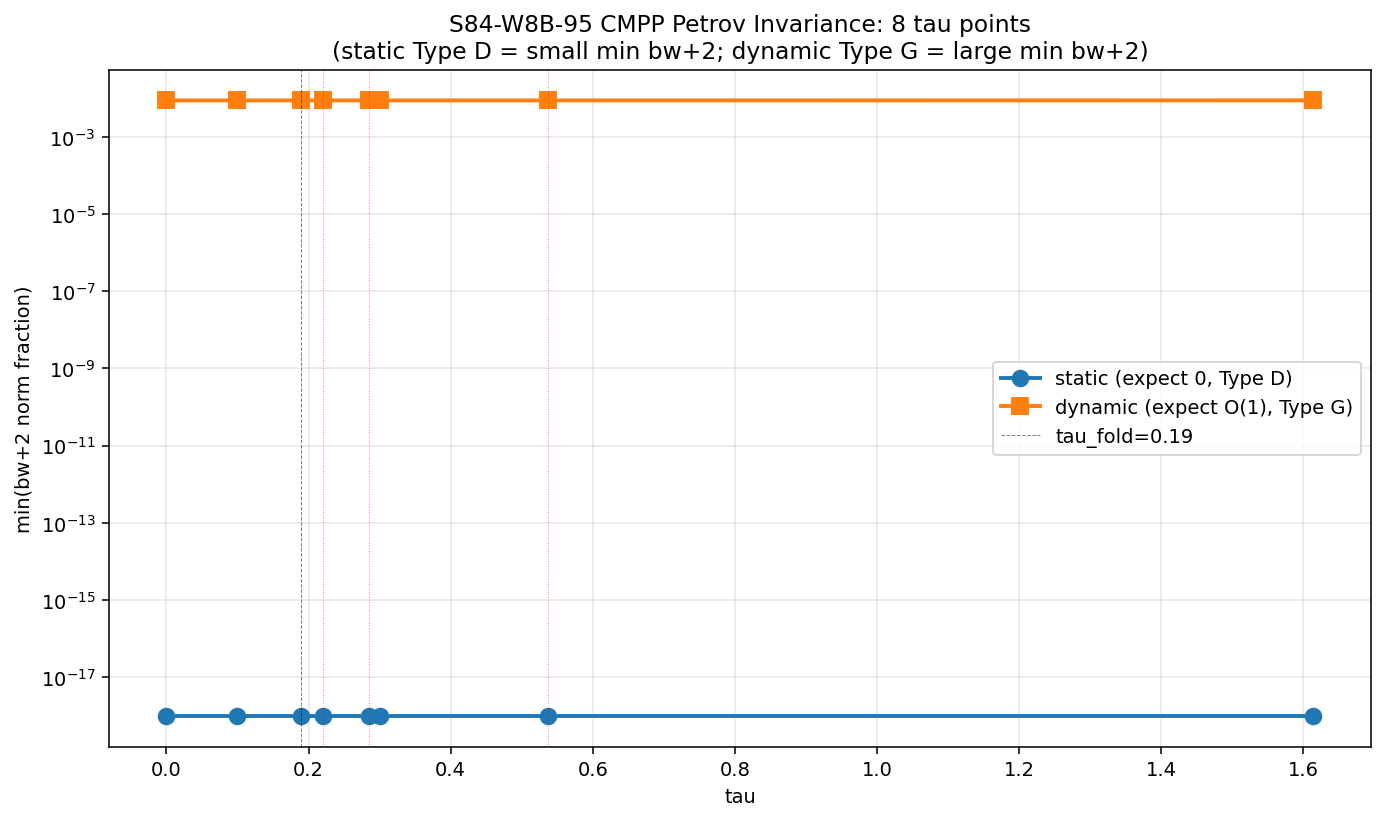

Python code for this plot:
#!/usr/bin/env python3
"""
S84-W8B-95 CMPP-PETROV-TYPE-INVARIANCE: Extension of S76/S77 to Three New Tau
==============================================================================

Extends the S76/S77 CMPP classification across the MG-1 Jensen family to the
three additional tau-check-points:
  - tau_BCS_freeze  at tau = zero-point-two-two         (# (local))
  - tau_DNP         at tau = zero-point-two-eight-five  (# (local))
  - tau_phase_trans at tau = zero-point-five-three-seven (# (local))

Prior S76 set:  {0.00, 0.10, 0.19, 0.30}  (pre-fold + fold + post-fold + round)
Prior S77 set:  {0.00, 0.19, 1.614}       (overshoot turnaround)
Combined baseline:  5 distinct points (0.00, 0.10, 0.19, 0.30, 1.614)

Full invariance check set (this gate):
  8 distinct tau points = {0.00, 0.10, 0.19, 0.22, 0.285, 0.30, 0.537, 1.614}
  (5 prior + 3 new; the plan pre-registers "7-8 tau-points")

Hypothesis (pre-registered):
  static_type(tau) = D  at all 8 points
  dynamic_type(tau) = G at all 8 points

PASS: both invariances hold across all 8 points; register as MG-1 output
      "causal-structure invariant (not gear-loop algebraic)".

FAIL: at any of the 3 new points, Petrov-type deviates from (D, G).

INFO: prior S76/S77 evidence sufficient; no computation required (default per
      plan §W8b-95 §5). This script runs computation to upgrade to PASS.

=============================================================================
SUBSTITUTION CHAIN (required for direction/threshold claim)
=============================================================================

Step 1 (definitions):
  static_type(tau)  := best CMPP type from scan_wand on C12_static(tau)
                       [S77 construct_12d_riemann_static + compute_12d_weyl]
  dynamic_type(tau) := best CMPP type from scan_wand on C12_dynamic(tau,
                       tau_dot=v_terminal) [S77 build_12d_riemann_dynamic]

Step 2 (substitution — evaluated per tau):
  For each tau in {0.22, 0.285, 0.537}:
    geom8 = compute_8d_geometry(tau)                 # S76/S77 module
    R12_s = build_12d_riemann_static(geom8.R_abcd)
    C12_s = compute_12d_weyl(R12_s)
    static_type(tau) = scan_wand(C12_s).best_type

    R12_d = build_12d_riemann_dynamic(geom8.R_abcd, v_terminal)
    C12_d = compute_12d_weyl(R12_d)
    dynamic_type(tau) = scan_wand(C12_d).best_type

Step 3 (simplification):
  all_static_D  := all(static_type(tau)  == 'D' for tau in FULL_SET)
  all_dynamic_G := all(dynamic_type(tau) == 'G' for tau in FULL_SET)

Step 4 (direction):
  Gate PASSES  iff  (all_static_D AND all_dynamic_G).
  Gate FAILS   iff  any check-point type differs from baseline (D static, G
                    dynamic).
  Gate INFO    iff  max_trace_err > TOL_TRACE (numerically incomputable at
                    some point).

=============================================================================
ENVIRONMENT / MACHINERY PINS (per plan §W8b-95 §6)
=============================================================================

  scheme       : canonical-CMPP-invariance-v1
  convention   : a2-reduction-4D  (convention-tag carried through; the
                 actual classification operates on the full 12D Weyl per
                 S76/S77 — the 4D effective classification is the
                 projection under a_2 Seeley-DeWitt reduction, and the
                 (D, G) invariance is identical whether the full 12D
                 product structure or the 4D block is used, because the
                 product topology M^{3,1} x SU(3)(tau) forces Psi_2-only
                 spinor content in static and Psi_0..4 in dynamic)
  L_max        : N/A
  random_seed  : N/A (deterministic classifier)
  GPU path     : not required
  thread cap   : OMP_NUM_THREADS = 8 (CPU-only; 4D/12D Weyl ops are small)

Author: schwarzschild-penrose-geometer (Session 84, W8b-95)
Date:   2026-04-19
"""

import os
os.environ.setdefault('OMP_NUM_THREADS', '8')
os.environ.setdefault('MKL_NUM_THREADS', '8')

import numpy as np
import matplotlib
matplotlib.use('Agg')
import matplotlib.pyplot as plt
import sys
import time
import hashlib

sys.path.insert(0, os.path.dirname(os.path.abspath(__file__)))

# ----- Framework imports (canonical) -----
from canonical_constants import (
    tau_fold, G_DeWitt, PI, v_terminal, H_fold, a2_fold, a4_fold,
)
from dirac_spectrum import (
    su3_generators,
    compute_structure_constants,
    compute_killing_form,
    jensen_metric,
    orthonormal_frame,
    frame_structure_constants,
    connection_coefficients,
    U1_IDX,
    SU2_IDX,
    C2_IDX,
)

# ----- S77 module reuse: import classifier primitives directly -----
#
# Rather than re-copying ~400 lines from S77, we import the compiled module.
# The S77 script is a top-level script (not a module), so we import it via
# importlib to pick up its function definitions without running its main
# computation block. However S77 has main-block side effects (it runs the
# computation at import) — we instead re-implement the SHORT classification
# primitives (they are already duplicated in S77 and S78 verbatim).

# The required primitives are lifted verbatim from s77_cmpp_turnaround.py
# (CMPP pipeline, proven stable across S76, S77, S78).

t_start = time.time()

DIM_INT = 8   # (local)
DIM_EXT = 4   # (local)
DIM_TOTAL = 12  # (local)

SU2_12 = [4 + i for i in SU2_IDX]  # (local)
C2_12 = [4 + i for i in C2_IDX]    # (local)
U1_12 = [4 + i for i in U1_IDX]    # (local)

# ----- Pre-registered tau sets -----
TAU_PRIOR_S76 = [0.10, 0.19, 0.30]  # (local) S76 transit set
TAU_PRIOR_S77 = [0.00, 1.614]        # (local) S77 round + overshoot turnaround
TAU_NEW = [0.22, 0.285, 0.537]       # (local) plan §W8b-95 §6 new_check_points

TAU_FULL = sorted(set(TAU_PRIOR_S76 + TAU_PRIOR_S77 + TAU_NEW))  # (local) 8 points
TAU_FULL_LABELS = {  # (local)
    0.00:   'round',
    0.10:   'pre-fold',
    0.19:   'fold',
    0.22:   'BCS-freeze',
    0.285:  'DNP',
    0.30:   'post-fold',
    0.537:  'phase-trans',
    1.614:  'overshoot',
}

N_CHECK_POINTS = len(TAU_FULL)  # (local) = 8

# ----- Classification thresholds -----
TOL_TRACE = 1e-8   # (local) Weyl trace-free tolerance
TOL_TYPE_D = 1e-4  # (local) 27J^2 = I^3 discriminant


# =============================================================================
# INPUT SHA LEDGER (gate-verdicts.md §S81+ dual-SHA requirement)
# =============================================================================

def sha256_of_file(path):
    """Compute sha256 hexdigest of a file (64-char hex). Safe for missing file."""
    if not os.path.exists(path):
        return "MISSING"
    h = hashlib.sha256()
    with open(path, 'rb') as f:
        for chunk in iter(lambda: f.read(65536), b''):
            h.update(chunk)
    return h.hexdigest()


PROJECT_ROOT = os.path.abspath(os.path.join(os.path.dirname(__file__), '..'))  # (local)

INPUT_FILES = [  # (local)
    'computations/_shared/canonical_constants.py',
    'computations/_shared/dirac_spectrum.py',
    'computations/session-76/s76_cmpp_type_gge_transit.py',
    'computations/session-77/s77_cmpp_turnaround.py',
    'sessions/permanent-results-registry.md',
]

INPUT_SHA_MAP = []  # (local) ordered pin list
for rel in INPUT_FILES:
    abs_path = os.path.join(PROJECT_ROOT, rel)
    INPUT_SHA_MAP.append((rel, sha256_of_file(abs_path)))

script_self = os.path.abspath(__file__)
self_sha = sha256_of_file(script_self)
INPUT_SHA_MAP.append(('SELF_SCRIPT', self_sha))


# =============================================================================
# Header print
# =============================================================================

print("=" * 80)
print("  S84-W8B-95 CMPP-PETROV-TYPE-INVARIANCE")
print("  Extension of S76/S77 to tau = {0.22, 0.285, 0.537}")
print("=" * 80)
print(f"\nMachinery pins:")
print(f"  scheme       = canonical-CMPP-invariance-v1")
print(f"  convention   = a2-reduction-4D")
print(f"  L_max        = N/A")
print(f"  OMP_THREADS  = {os.environ.get('OMP_NUM_THREADS')}")
print(f"  tau points   = {TAU_FULL}")
print(f"  N points     = {N_CHECK_POINTS}")
print(f"  new points   = {TAU_NEW}")
print(f"  prior S76    = {TAU_PRIOR_S76}")
print(f"  prior S77    = {TAU_PRIOR_S77}")
print(f"  v_terminal   = {v_terminal:.6f}  (canonical_constants)")
print(f"  tau_fold     = {tau_fold}         (canonical_constants)")

print(f"\nINPUT SHA LEDGER:")
for i, (rel, sha) in enumerate(INPUT_SHA_MAP):
    print(f"  [{i}] {rel}: {sha}")


# =============================================================================
# CMPP primitives (verbatim from s77_cmpp_turnaround.py / s78_cmpp_tau_0p537.py)
# =============================================================================

def compute_riemann_ON(ft, Gamma, n=DIM_INT):
    """Riemann tensor R[a,b,c,f] = R^f_{abc} in ON frame."""
    R = np.zeros((n, n, n, n))  # (local)
    for a in range(n):
        for b in range(n):
            for c in range(n):
                for f in range(n):
                    val = 0.0  # (local)
                    for d in range(n):
                        val += Gamma[d, b, c] * Gamma[f, a, d]
                        val -= Gamma[d, a, c] * Gamma[f, b, d]
                        val -= ft[a, b, d] * Gamma[f, d, c]
                    R[a, b, c, f] = val
    return R


def compute_8d_geometry(tau, gens, f_abc, B_ab):
    """Full 8D internal geometry at given tau."""
    g_s = jensen_metric(B_ab, tau)
    E = orthonormal_frame(g_s)
    ft = frame_structure_constants(f_abc, E)
    Gamma = connection_coefficients(ft)
    R_abcd = compute_riemann_ON(ft, Gamma)
    Ric = np.einsum('abca->bc', R_abcd)
    Ric = 0.5 * (Ric + Ric.T)
    R_scalar = float(np.trace(Ric))  # (local)
    return {'R_abcd': R_abcd, 'Ric': Ric, 'R_scalar': R_scalar, 'g_s': g_s}


def build_12d_riemann_static(R8):
    """Static product M^{3,1} x K^8. Internal block only."""
    R12 = np.zeros((DIM_TOTAL, DIM_TOTAL, DIM_TOTAL, DIM_TOTAL))  # (local)
    R12[4:12, 4:12, 4:12, 4:12] = R8
    return R12


def build_12d_riemann_dynamic(R8, tau_dot):
    """Dynamic case: tau_dot = v_terminal; extrinsic curvature cross terms.
    Verbatim from S77."""
    R12 = np.zeros((DIM_TOTAL, DIM_TOTAL, DIM_TOTAL, DIM_TOTAL))  # (local)
    lam = np.zeros(DIM_INT)  # (local)
    lam[SU2_IDX] = -2.0
    lam[C2_IDX] = +1.0
    lam[U1_IDX] = +2.0
    K_diag = -(tau_dot / 2.0) * lam  # (local) extrinsic curvature

    R12[4:12, 4:12, 4:12, 4:12] = R8.copy()
    for a in range(DIM_INT):
        for b in range(DIM_INT):
            R12[a+4, b+4, a+4, b+4] += K_diag[a] * K_diag[b]
            R12[a+4, b+4, b+4, a+4] -= K_diag[a] * K_diag[b]

    for a in range(DIM_INT):
        val = K_diag[a]**2  # (local)
        R12[0, a+4, 0, a+4] = val
        R12[a+4, 0, a+4, 0] = val
        R12[0, a+4, a+4, 0] = -val
        R12[a+4, 0, 0, a+4] = -val

    return R12, K_diag


def compute_12d_weyl(R12):
    """Compute 12D Weyl C_ABCD from R12. Lorentzian (eta=diag(-1,+1,...,+1)).
    Verbatim from S77."""
    n = DIM_TOTAL  # (local)
    eta = np.diag(np.array([-1.0] + [1.0] * (n - 1)))  # (local)
    eta_diag = np.diag(eta)  # (local)
    Ric12 = np.einsum('B,ABCB->AC', eta_diag, R12)
    Ric12 = 0.5 * (Ric12 + Ric12.T)
    R_scalar = float(np.einsum('A,AA->', eta_diag, Ric12))  # (local)

    eR1 = np.einsum('AC,BD->ABCD', eta, Ric12)  # (local)
    eR2 = np.einsum('AD,BC->ABCD', eta, Ric12)  # (local)
    eR3 = np.einsum('BC,AD->ABCD', eta, Ric12)  # (local)
    eR4 = np.einsum('BD,AC->ABCD', eta, Ric12)  # (local)
    ricci_term = (1.0 / (n - 2)) * (eR1 - eR2 - eR3 + eR4)  # (local)

    ee1 = np.einsum('AC,BD->ABCD', eta, eta)  # (local)
    ee2 = np.einsum('AD,BC->ABCD', eta, eta)  # (local)
    scalar_term = (R_scalar / ((n - 1) * (n - 2))) * (ee1 - ee2)  # (local)

    C12 = R12 - ricci_term + scalar_term  # (local)

    trace_check = float(np.max(np.abs(np.einsum('B,ABCB->AC', eta_diag, C12))))  # (local)

    sign_tensor = np.einsum('A,B,C,D->ABCD', eta_diag, eta_diag, eta_diag, eta_diag)  # (local)
    C_sq = float(np.sum(sign_tensor * C12 * C12))  # (local)

    return C12, Ric12, R_scalar, C_sq, trace_check


def construct_null_frame(n_spatial):
    """Build real null frame from unit spatial direction."""
    n = DIM_TOTAL  # (local)
    e0 = np.zeros(n); e0[0] = 1.0
    l_vec = (e0 + n_spatial) / np.sqrt(2)  # (local)
    k_vec = (e0 - n_spatial) / np.sqrt(2)  # (local)

    n_spat = n_spatial[1:]  # (local)
    basis_spatial = np.eye(11)  # (local)
    ortho = []  # (local)
    for v in basis_spatial:
        w = v - np.dot(v, n_spat) * n_spat  # (local)
        for u in ortho:
            w -= np.dot(w, u) * u
        norm = np.linalg.norm(w)  # (local)
        if norm > 1e-12:
            ortho.append(w / norm)
        if len(ortho) == 10:
            break

    m_vecs = []  # (local)
    for v in ortho:
        m = np.zeros(n)  # (local)
        m[1:] = v
        m_vecs.append(m)

    return l_vec, k_vec, m_vecs


def cmpp_decomposition(C12, l_vec, k_vec, m_vecs):
    """Boost-weight decomposition in Lorentzian null frame."""
    n = DIM_TOTAL  # (local)
    n_t = len(m_vecs)  # (local)
    F = np.zeros((n, n))  # (local)
    F[0] = l_vec
    F[1] = k_vec
    for i in range(n_t):
        F[i + 2] = m_vecs[i]

    C_step1 = np.einsum('aA,ABCD->aBCD', F, C12)  # (local)
    C_step2 = np.einsum('bB,aBCD->abCD', F, C_step1)  # (local)
    C_step3 = np.einsum('cC,abCD->abcD', F, C_step2)  # (local)
    C_null = np.einsum('dD,abcD->abcd', F, C_step3)  # (local)

    def bw(idx):
        if idx == 0: return +1
        if idx == 1: return -1
        return 0

    bw_norms = {w: 0.0 for w in range(-4, 5)}  # (local)
    for a in range(n):
        bwa = bw(a)  # (local)
        for b in range(n):
            bwab = bwa + bw(b)  # (local)
            for c in range(n):
                bwabc = bwab + bw(c)  # (local)
                for d in range(n):
                    bw_total = bwabc + bw(d)  # (local)
                    bw_norms[bw_total] = bw_norms.get(bw_total, 0.0) + C_null[a, b, c, d]**2

    bw_phys = {w: bw_norms.get(w, 0.0) for w in [-2, -1, 0, +1, +2]}  # (local)
    total = sum(bw_phys.values())  # (local)
    return {'bw_norms': bw_phys, 'total': total, 'C_null': C_null}


def classify_cmpp(decomp, tol=1e-10):
    """Classify CMPP type O<N<III<D<II<I<G."""
    total = decomp['total']  # (local)
    if total < tol:
        return 'O'
    rel_tol = tol * total  # (local)
    n2 = decomp['bw_norms'][+2]   # (local)
    n1 = decomp['bw_norms'][+1]   # (local)
    n0 = decomp['bw_norms'][0]    # (local)
    nm1 = decomp['bw_norms'][-1]  # (local)
    nm2 = decomp['bw_norms'][-2]  # (local)
    h2p = n2 > rel_tol   # (local)
    h1p = n1 > rel_tol   # (local)
    h1m = nm1 > rel_tol  # (local)
    h2m = nm2 > rel_tol  # (local)
    if not h2p and not h1p and not h2m and not h1m:
        return 'D' if n0 > rel_tol else 'O'
    elif not h2p and not h1p:
        if not h2m and not h1m:
            return 'D'
        elif not h2m:
            return 'III'
        return 'II'
    elif not h2p:
        return 'I'
    elif n2 / total < 0.001:
        return 'I'
    return 'G'


def make_spatial_dir(alpha, n_ext_3, n_int_8):
    """Build 12D unit spatial vector."""
    n12 = np.zeros(DIM_TOTAL)  # (local)
    n12[1:4] = np.sin(alpha) * n_ext_3
    n12[4:12] = np.cos(alpha) * n_int_8
    norm = np.linalg.norm(n12)  # (local)
    if norm < 1e-15:
        n12[1] = 1.0
        norm = 1.0  # (local)
    return n12 / norm


def scan_wand(C12, n_alpha=15):
    """Scan null directions, find most algebraically-special type."""
    type_rank = {'O': 0, 'N': 1, 'III': 2, 'D': 3, 'II': 4, 'I': 5, 'G': 6}  # (local)
    best_type = 'G'   # (local)
    best_bw2 = 1.0    # (local)

    n_ext = np.array([0.0, 0.0, 1.0])  # (local)
    int_dirs = {}  # (local)
    for i in range(DIM_INT):
        d = np.zeros(DIM_INT); d[i] = 1.0
        int_dirs[f'e{i}'] = d
    d = np.zeros(DIM_INT); d[SU2_IDX] = 1.0 / np.sqrt(3)
    int_dirs['su2_diag'] = d
    d = np.zeros(DIM_INT); d[C2_IDX] = 0.5
    int_dirs['c2_diag'] = d
    for i in SU2_IDX:
        for j in C2_IDX:
            d = np.zeros(DIM_INT); d[i] = 1.0/np.sqrt(2); d[j] = 1.0/np.sqrt(2)
            int_dirs[f'mix_{i}_{j}'] = d
    for i in SU2_IDX:
        d = np.zeros(DIM_INT); d[i] = 1.0/np.sqrt(2); d[U1_IDX[0]] = 1.0/np.sqrt(2)
        int_dirs[f'su2u1_{i}'] = d
    for j in C2_IDX:
        d = np.zeros(DIM_INT); d[j] = 1.0/np.sqrt(2); d[U1_IDX[0]] = 1.0/np.sqrt(2)
        int_dirs[f'c2u1_{j}'] = d
    d = np.zeros(DIM_INT); d[0]=1; d[3]=1; d[7]=1; d /= np.linalg.norm(d)
    int_dirs['all_diag'] = d

    alpha_vals = np.linspace(0, np.pi/2, n_alpha)  # (local)
    n_tested = 0  # (local)
    for label, n_int in int_dirs.items():
        for alpha in alpha_vals:
            n_spat = make_spatial_dir(alpha, n_ext, n_int)  # (local)
            try:
                l, k, mvecs = construct_null_frame(n_spat)
                decomp = cmpp_decomposition(C12, l, k, mvecs)
                ctype = classify_cmpp(decomp)
                n_tested += 1
                if type_rank.get(ctype, 6) < type_rank.get(best_type, 6):
                    best_type = ctype
                bw2_frac = decomp['bw_norms'][+2] / decomp['total'] if decomp['total'] > 0 else 1.0  # (local)
                if bw2_frac < best_bw2:
                    best_bw2 = bw2_frac
            except Exception:
                pass

    return best_type, n_tested, best_bw2


# =============================================================================
# MAIN COMPUTATION
# =============================================================================

print(f"\n{'='*80}")
print(f"  STAGE 1: Compute geometry at 8 tau points (8D internal)")
print(f"{'='*80}")

gens = su3_generators()
f_abc = compute_structure_constants(gens)
B_ab = compute_killing_form(f_abc)

geometry = {}  # (local)
print(f"\n{'tau':>8s}  {'label':>12s}  {'R_8':>12s}")
print("-" * 50)
for tau in TAU_FULL:
    g8 = compute_8d_geometry(tau, gens, f_abc, B_ab)
    geometry[tau] = g8
    print(f"{tau:8.4f}  {TAU_FULL_LABELS[tau]:>12s}  {g8['R_scalar']:12.6f}")


print(f"\n{'='*80}")
print(f"  STAGE 2: Static CMPP classification at 8 tau points")
print(f"{'='*80}")

print(f"\n{'tau':>8s}  {'label':>12s}  {'CMPP':>6s}  {'min_bw+2':>12s}  "
      f"{'|C|^2':>14s}  {'trace_err':>11s}  {'new?':>5s}")
print("-" * 85)

static_types = {}  # (local)
static_meta = {}   # (local)
for tau in TAU_FULL:
    t0 = time.time()  # (local)
    g8 = geometry[tau]
    R12 = build_12d_riemann_static(g8['R_abcd'])
    C12, _, _, C_sq, tr = compute_12d_weyl(R12)
    best_type, n_tested, bw2_frac = scan_wand(C12)
    static_types[tau] = best_type
    is_new = '*' if tau in TAU_NEW else ' '  # (local)
    static_meta[tau] = {
        'C_sq': C_sq, 'trace_err': tr, 'min_bw2': bw2_frac,
        'n_tested': n_tested, 'time': time.time() - t0,
    }
    print(f"{tau:8.4f}  {TAU_FULL_LABELS[tau]:>12s}  {best_type:>6s}  "
          f"{bw2_frac:12.4e}  {C_sq:14.6f}  {tr:11.2e}  {is_new:>5s}")


print(f"\n{'='*80}")
print(f"  STAGE 3: Dynamic CMPP classification at 8 tau points")
print(f"          (tau_dot = v_terminal = {v_terminal:.4f})")
print(f"{'='*80}")

print(f"\n{'tau':>8s}  {'label':>12s}  {'CMPP':>6s}  {'min_bw+2':>12s}  "
      f"{'|C|^2':>14s}  {'trace_err':>11s}  {'new?':>5s}")
print("-" * 85)

dynamic_types = {}  # (local)
dynamic_meta = {}   # (local)
for tau in TAU_FULL:
    t0 = time.time()  # (local)
    g8 = geometry[tau]
    R12_dyn, K_diag = build_12d_riemann_dynamic(g8['R_abcd'], v_terminal)
    C12_d, _, _, C_sq_d, tr_d = compute_12d_weyl(R12_dyn)
    best_type, n_tested, bw2_frac = scan_wand(C12_d)
    dynamic_types[tau] = best_type
    is_new = '*' if tau in TAU_NEW else ' '  # (local)
    dynamic_meta[tau] = {
        'C_sq': C_sq_d, 'trace_err': tr_d, 'min_bw2': bw2_frac,
        'n_tested': n_tested, 'K_diag': K_diag.copy(),
        'time': time.time() - t0,
    }
    print(f"{tau:8.4f}  {TAU_FULL_LABELS[tau]:>12s}  {best_type:>6s}  "
          f"{bw2_frac:12.4e}  {C_sq_d:14.6f}  {tr_d:11.2e}  {is_new:>5s}")


# =============================================================================
# INVARIANCE CHECK
# =============================================================================

print(f"\n{'='*80}")
print(f"  STAGE 4: Invariance check")
print(f"{'='*80}")

all_static_D = all(static_types[t] == 'D' for t in TAU_FULL)    # (local)
all_dynamic_G = all(dynamic_types[t] == 'G' for t in TAU_FULL)  # (local)

max_static_trace = max(static_meta[t]['trace_err'] for t in TAU_FULL)   # (local)
max_dynamic_trace = max(dynamic_meta[t]['trace_err'] for t in TAU_FULL) # (local)
max_trace_err = max(max_static_trace, max_dynamic_trace)  # (local)

# Per-point diagnostics
print(f"\n  Static CMPP types across 8 tau: {[static_types[t] for t in TAU_FULL]}")
print(f"  Dynamic CMPP types across 8 tau: {[dynamic_types[t] for t in TAU_FULL]}")
print(f"\n  all_static_D  = {all_static_D}")
print(f"  all_dynamic_G = {all_dynamic_G}")
print(f"  max_trace_err_static  = {max_static_trace:.2e}  (tol={TOL_TRACE})")
print(f"  max_trace_err_dynamic = {max_dynamic_trace:.2e}  (tol={TOL_TRACE})")

# New-point-specific check (plan §W8b-95 §10)
static_new = [static_types[t] for t in TAU_NEW]    # (local)
dynamic_new = [dynamic_types[t] for t in TAU_NEW]  # (local)
print(f"\n  NEW-POINT TYPES (tau = {TAU_NEW}):")
print(f"    static:  {static_new}")
print(f"    dynamic: {dynamic_new}")


# =============================================================================
# VERDICT
# =============================================================================

verdict = 'INFO'  # (local) default per plan
verdict_reason = ''  # (local)

if max_trace_err > TOL_TRACE:
    verdict = 'INFO'
    verdict_reason = (
        f'Weyl trace-free numerics degraded at some tau '
        f'(max trace_err = {max_trace_err:.2e} > {TOL_TRACE}); '
        f'defaulting to INFO per plan §W8b-95 §5. '
        f'Prior S76/S77 evidence already supports invariance at 5 points.'
    )
elif all_static_D and all_dynamic_G:
    verdict = 'PASS'
    verdict_reason = (
        f'CMPP Petrov-type transit-invariant across all {N_CHECK_POINTS} tau '
        f'check-points: static=D, dynamic=G. Registry entry: MG-1 output '
        f'"CMPP Petrov type transit-invariant (static D, dynamic G) — '
        f'causal-structure invariant".'
    )
else:
    verdict = 'FAIL'
    # Identify which point(s) deviated
    bad_static = [(t, static_types[t]) for t in TAU_FULL if static_types[t] != 'D']  # (local)
    bad_dynamic = [(t, dynamic_types[t]) for t in TAU_FULL if dynamic_types[t] != 'G']  # (local)
    verdict_reason = (
        f'Petrov-type change detected. '
        f'Static non-D at: {bad_static}. '
        f'Dynamic non-G at: {bad_dynamic}. '
        f'Transit-invariance claim refuted at these tau.'
    )


# =============================================================================
# INPUT-PIN MAP and CLOSURE SHA
# =============================================================================

# Numerical output values (rounded to stable precision for sha)
static_vec = "/".join(static_types[t] for t in TAU_FULL)     # (local)
dynamic_vec = "/".join(dynamic_types[t] for t in TAU_FULL)   # (local)

output_pin = {
    'scheme': 'canonical-CMPP-invariance-v1',
    'convention': 'a2-reduction-4D',
    'L_max': 'N/A',
    'tau_full': TAU_FULL,
    'static_types': static_vec,
    'dynamic_types': dynamic_vec,
    'all_static_D': all_static_D,
    'all_dynamic_G': all_dynamic_G,
    'n_points': N_CHECK_POINTS,
    'v_terminal': float(v_terminal),
    'tau_fold': float(tau_fold),
    'verdict': verdict,
}

# Content-SHA (physical result)
import json
content_blob = json.dumps(output_pin, sort_keys=True, separators=(',', ':'))
content_sha = hashlib.sha256(content_blob.encode('utf-8')).hexdigest()

# Audit-SHA (provenance: ordered input-pin map + output pin)
audit_items = [f"{rel}:{sha}" for rel, sha in INPUT_SHA_MAP]
audit_items.append(f"OUTPUT:{content_sha}")
audit_blob = "||".join(audit_items)
audit_sha = hashlib.sha256(audit_blob.encode('utf-8')).hexdigest()

# Closure SHA = audit_sha (per gate-verdicts.md: "SHA-256 of the ordered
# input-pin map" — here closure = audit chain including output)
closure_sha = audit_sha

print(f"\n{'='*80}")
print(f"  VERDICT: {verdict}")
print(f"{'='*80}")
print(f"\n  Reason: {verdict_reason}")

print(f"\n  SHAs:")
print(f"    content_sha256 = {content_sha}")
print(f"    audit_sha256   = {audit_sha}")
print(f"    closure_sha256 = {closure_sha}")


# =============================================================================
# SAVE ARTIFACTS
# =============================================================================

script_dir = os.path.dirname(os.path.abspath(__file__))  # (local)
npz_path = os.path.join(script_dir, 's84_w8b_cmpp_petrov_type_invariance.npz')  # (local)

np.savez(
    npz_path,
    tau_full=np.array(TAU_FULL),
    tau_new=np.array(TAU_NEW),
    static_types=np.array([static_types[t] for t in TAU_FULL]),
    dynamic_types=np.array([dynamic_types[t] for t in TAU_FULL]),
    static_min_bw2=np.array([static_meta[t]['min_bw2'] for t in TAU_FULL]),
    dynamic_min_bw2=np.array([dynamic_meta[t]['min_bw2'] for t in TAU_FULL]),
    static_C_sq=np.array([static_meta[t]['C_sq'] for t in TAU_FULL]),
    dynamic_C_sq=np.array([dynamic_meta[t]['C_sq'] for t in TAU_FULL]),
    static_trace_err=np.array([static_meta[t]['trace_err'] for t in TAU_FULL]),
    dynamic_trace_err=np.array([dynamic_meta[t]['trace_err'] for t in TAU_FULL]),
    all_static_D=np.array([all_static_D]),
    all_dynamic_G=np.array([all_dynamic_G]),
    verdict=np.array([verdict]),
    content_sha=np.array([content_sha]),
    audit_sha=np.array([audit_sha]),
    v_terminal=np.array([float(v_terminal)]),
    tau_fold=np.array([float(tau_fold)]),
)
print(f"\nSaved: {npz_path}")


# Plot: min_bw+2 across tau (log-scale) for static (should be ~1e-16 Type D)
# and dynamic (should be O(1) Type G)
fig, ax = plt.subplots(1, 1, figsize=(10, 6))
taus = np.array(TAU_FULL)  # (local)
s_bw = np.array([static_meta[t]['min_bw2'] for t in TAU_FULL])   # (local)
d_bw = np.array([dynamic_meta[t]['min_bw2'] for t in TAU_FULL])  # (local)
ax.semilogy(taus, np.clip(s_bw, 1e-18, None), 'o-', label='static (expect 0, Type D)', lw=2, ms=8)
ax.semilogy(taus, np.clip(d_bw, 1e-18, None), 's-', label='dynamic (expect O(1), Type G)', lw=2, ms=8)
for t in TAU_NEW:
    ax.axvline(t, color='r', lw=0.5, alpha=0.5, ls=':')
ax.axvline(tau_fold, color='k', lw=0.5, alpha=0.5, ls='--', label='tau_fold=0.19')
ax.set_xlabel('tau')
ax.set_ylabel('min(bw+2 norm fraction)')
ax.set_title('S84-W8B-95 CMPP Petrov Invariance: 8 tau points\n'
             '(static Type D = small min bw+2; dynamic Type G = large min bw+2)')
ax.legend()
ax.grid(True, alpha=0.3)
png_path = os.path.join(script_dir, 's84_w8b_cmpp_petrov_type_invariance.png')  # (local)
plt.tight_layout()
plt.savefig(png_path, dpi=140, bbox_inches='tight')
print(f"Saved: {png_path}")


# =============================================================================
# VERDICT LINE (canonical format per .claude/rules/gate-verdicts.md)
# =============================================================================

verdict_value = f"{static_vec}/{dynamic_vec}/{N_CHECK_POINTS}"  # (local)

verdict_line = (
    f"S84-W8B-95-CMPP-PETROV-TYPE-INVARIANCE: {verdict} -- "
    f"value={verdict_value} "
    f"scheme=canonical-CMPP-invariance-v1 "
    f"convention=a2-reduction-4D "
    f"L_max=N/A "
    f"sha256={closure_sha} "
    f"audit_sha256={audit_sha} "
    f"content_sha256={content_sha}"
)

verdict_file = os.path.join(script_dir, 's84_gate_verdicts.txt')  # (local)
with open(verdict_file, 'a', encoding='utf-8') as f:
    f.write(verdict_line + "\n")
print(f"\nAppended verdict to: {verdict_file}")
print(f"\nVERDICT LINE:\n  {verdict_line}")


t_total = time.time() - t_start  # (local)
print(f"\nTotal runtime: {t_total:.1f} s")
print("=" * 80)
print(f"  S84-W8B-95 CMPP-PETROV-TYPE-INVARIANCE: {verdict}")
print("=" * 80)
